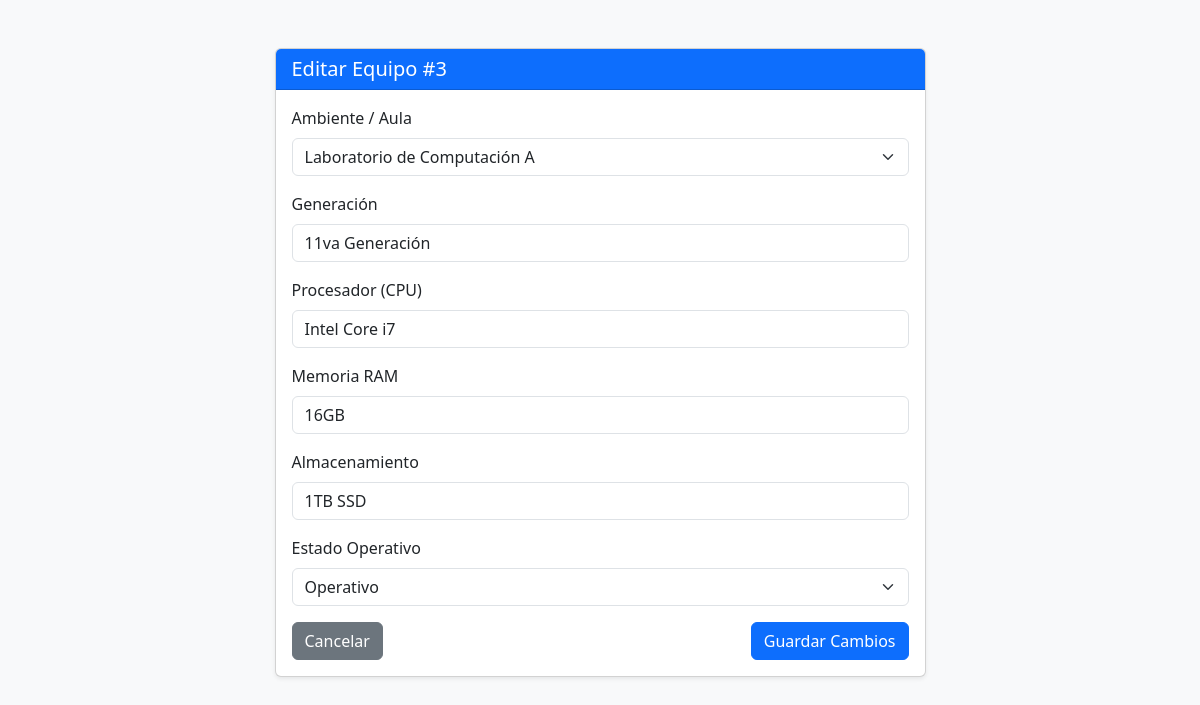
/views/editar_equipo.php?id=3 (signed in), run on the app's committed database.
### tables this page shows
CREATE TABLE `equipos` (
  `id` int(11) NOT NULL AUTO_INCREMENT,
  `ambiente_id` int(11) NOT NULL,
  `codigo_qr` varchar(100) NOT NULL,
  `generacion` varchar(50) NOT NULL,
  `procesador` varchar(100) DEFAULT NULL,
  `memoria_ram` varchar(50) DEFAULT NULL,
  `almacenamiento` varchar(50) DEFAULT NULL,
  `estado_operativo` enum('Operativo','Con Fallas','Inoperativo','De Baja') DEFAULT 'Operativo',
  `fecha_registro` timestamp NOT NULL DEFAULT current_timestamp(),
  PRIMARY KEY (`id`),
  UNIQUE KEY `codigo_qr` (`codigo_qr`),
  KEY `ambiente_id` (`ambiente_id`),
  CONSTRAINT `equipos_ibfk_1` FOREIGN KEY (`ambiente_id`) REFERENCES `ambientes` (`id`)
);

CREATE TABLE `ambientes` (
  `id` int(11) NOT NULL AUTO_INCREMENT,
  `nombre` varchar(100) NOT NULL,
  `ubicacion` varchar(255) DEFAULT NULL,
  `creado_en` timestamp NOT NULL DEFAULT current_timestamp(),
  PRIMARY KEY (`id`)
);

### views/editar_equipo.php (the view, shortened to what this page needs)
<?php
require_once '../config/database.php';
$id = isset($_GET['id']) ? trim($_GET['id']) : '';
$stmt = $pdo->prepare("SELECT e.*, a.nombre AS ambiente FROM equipos e LEFT JOIN ambientes a ON e.ambiente_id = a.id WHERE e.id = ?");
$stmt->execute([$id]);
$equipo = $stmt->fetch(PDO::FETCH_ASSOC);
$ambientes = $pdo->query("SELECT id, nombre FROM ambientes ORDER BY nombre ASC")->fetchAll(PDO::FETCH_ASSOC);
?>
<!DOCTYPE html>
<html lang="es">
<head>
    <link href="https://cdn.jsdelivr.net/npm/bootstrap@5.3.2/dist/css/bootstrap.min.css" rel="stylesheet">
</head>
<body class="bg-light">
<div class="container mt-5">
    <div class="card shadow-sm col-md-7 mx-auto">
        <div class="card-header bg-primary text-white">
            <h5 class="mb-0">Editar Equipo #<?php echo htmlspecialchars($equipo['id'] ?? ''); ?></h5>
        </div>
        <div class="card-body">
            <form id="formEditarEquipo" action="../app/Controllers/EditarEquipoController.php" method="POST">
                <div class="mb-3">
                    <label class="form-label">Ambiente / Aula</label>
                    <select name="ambiente_id" class="form-select" required>
                        <?php foreach ($ambientes as $amb): ?>
                            <option value="<?php echo htmlspecialchars($amb['id']); ?>"
                                <?php echo (($equipo['ambiente_id'] ?? '') == $amb['id']) ? 'selected' : ''; ?>>
                                <?php echo htmlspecialchars($amb['nombre']); ?>
                            </option>
                        <?php endforeach; ?>
                    </select>
                </div>
                <div class="mb-3">
                    <label class="form-label">Generación</label>
                    <input type="text" name="generacion" class="form-control"
                           value="<?php echo htmlspecialchars($equipo['generacion'] ?? ''); ?>" required>
                </div>
                <div class="mb-3">
                    <label class="form-label">Procesador (CPU)</label>
                    <input type="text" name="procesador" class="form-control"
                           value="<?php echo htmlspecialchars($equipo['procesador'] ?? ($equipo['cpu'] ?? '')); ?>" required>
                </div>
                <div class="mb-3">
                    <label class="form-label">Memoria RAM</label>
                    <input type="text" name="memoria_ram" class="form-control"
                           value="<?php echo htmlspecialchars($equipo['memoria_ram'] ?? ($equipo['ram'] ?? '')); ?>" required>
                </div>
                <div class="mb-3">
                    <label class="form-label">Almacenamiento</label>
                    <input type="text" name="almacenamiento" class="form-control"
                           value="<?php echo htmlspecialchars($equipo['almacenamiento'] ?? ''); ?>" required>
                </div>
                <div class="mb-3">
                    <label class="form-label">Estado Operativo</label>
                    <select name="estado_operativo" class="form-select">
                        <option value="Operativo" <?php echo (($equipo['estado_operativo'] ?? '') == 'Operativo') ? 'selected' : ''; ?>>Operativo</option>
                    </select>
                </div>
                <div class="d-flex justify-content-between">
                    <a href="inventario.php" class="btn btn-secondary">Cancelar</a>
                    <button type="submit" class="btn btn-primary">Guardar Cambios</button>
                </div>
            </form>
        </div>
    </div>
</div>
</body>
</html>

### data on the page
equipos: id "3", ambiente_id "Laboratorio de Computación A", generacion "11va Generación", procesador "Intel Core i7", memoria_ram "16GB", almacenamiento "1TB SSD", estado_operativo "Operativo"
